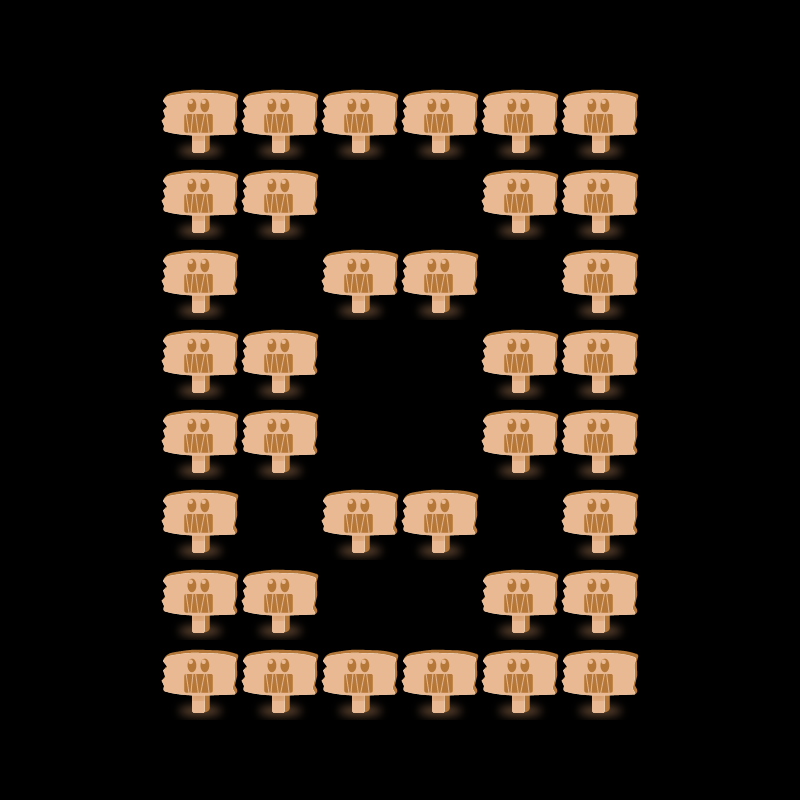

A 2D game scene composited from a Tiled map and its tileset images. What follows is a short description and the map's XML, with each tile layer's data collapsed to a summary:
An orthogonal 10x10 tile map with 80x80 px tiles, 1 tile layer (gamelayer).

<map version="1.0" orientation="orthogonal" width="10" height="10" tilewidth="80" tileheight="80">
 <tileset firstgid="1" name="LevelBlock" tilewidth="80" tileheight="80">
  <image source="LevelBlock.png" width="320" height="240" />
 </tileset>
 <layer name="gamelayer" width="10" height="10">
  <data>[100 cells, 36 non-empty, 1 distinct tile ids]</data>
 </layer>
</map>
